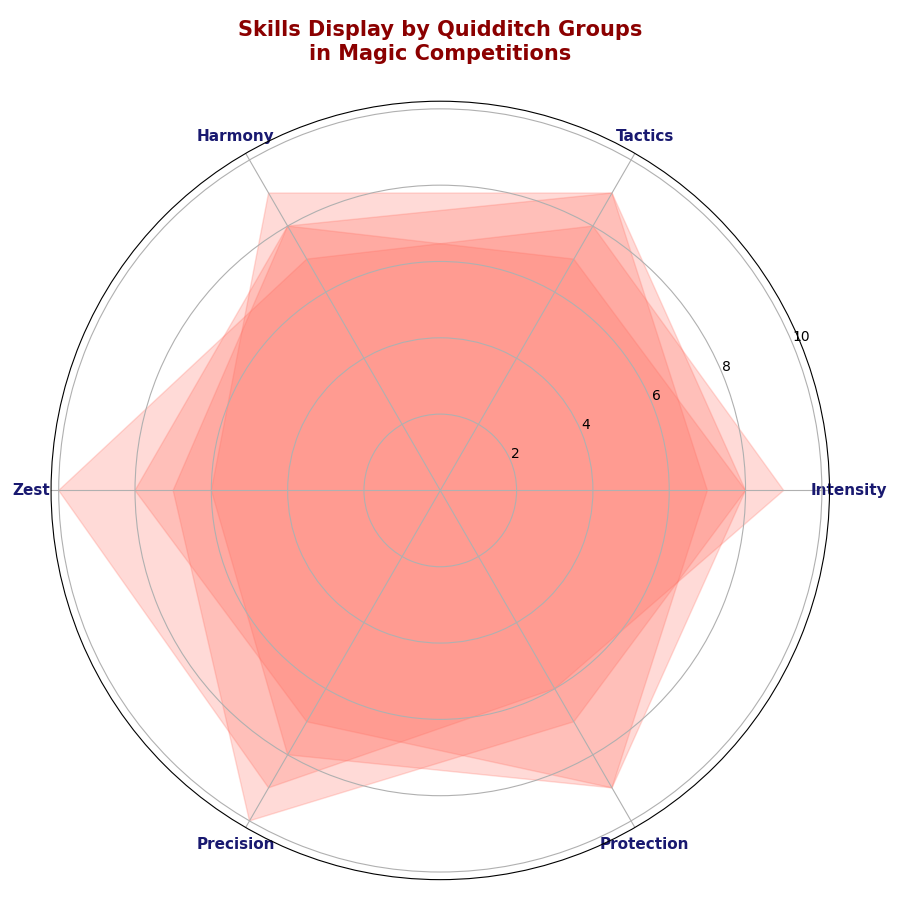

This figure's Python source:
import matplotlib.pyplot as plt
import numpy as np

attributes = ['Intensity', 'Tactics', 'Harmony', 'Zest', 'Precision', 'Protection']
n_attributes = len(attributes)

gryffindor = [9, 8, 7, 10, 9, 6]
slytherin = [8, 9, 8, 7, 10, 7]
ravenclaw = [7, 9, 9, 6, 8, 9]
hufflepuff = [8, 7, 8, 8, 7, 9]

for team in [gryffindor, slytherin, ravenclaw, hufflepuff]:
    team += team[:1]

angles = np.linspace(0, 2 * np.pi, n_attributes, endpoint=False).tolist()
angles += angles[:1]

fig, ax = plt.subplots(figsize=(9, 9), subplot_kw=dict(polar=True))

plt.xticks(angles[:-1], attributes, fontsize=11, fontweight='bold', color='midnightblue')

single_color = '#ff6f61'  # Use a single color for all groups
team_data = [gryffindor, slytherin, ravenclaw, hufflepuff]

for team in team_data:
    ax.fill(angles, team, color=single_color, alpha=0.25)

plt.title('Skills Display by Quidditch Groups\nin Magic Competitions', 
          size=15, fontweight='bold', pad=30, color='darkred')

plt.tight_layout()
plt.show()
